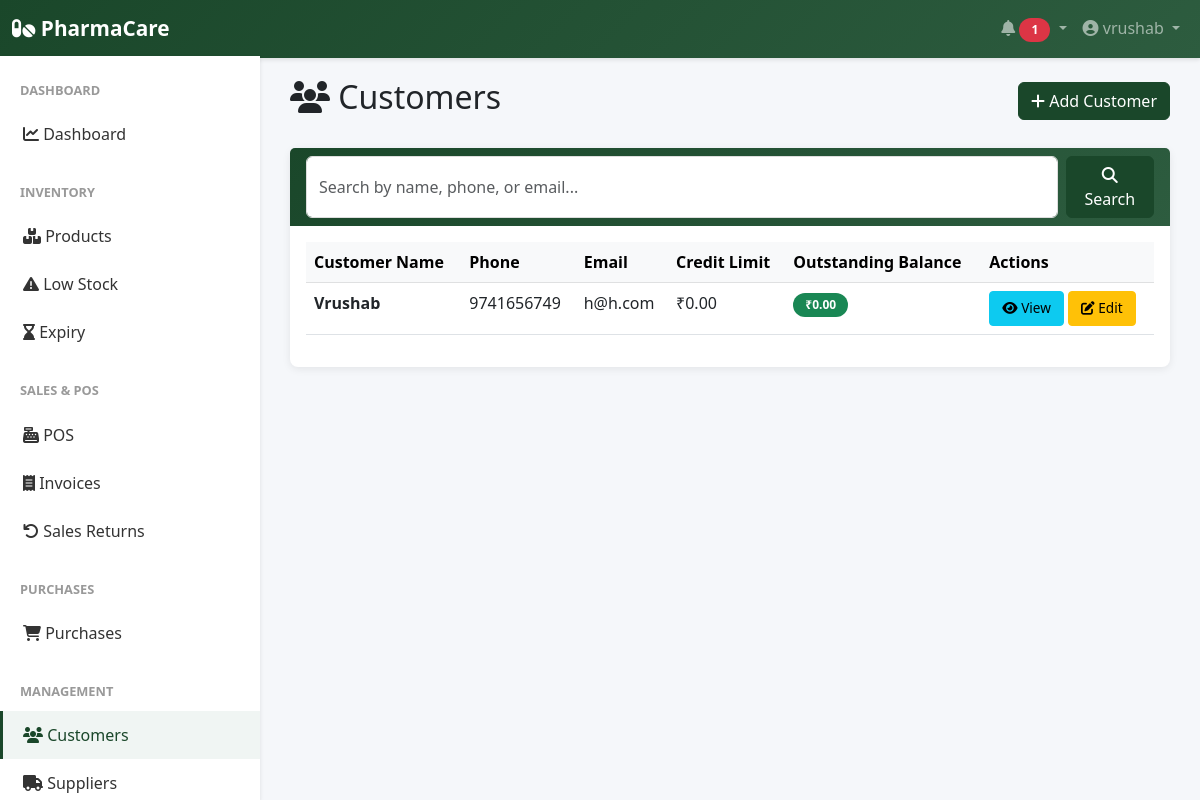
The page /customers/ (signed in) on the database its author committed.
### app/models.py (models this page shows, shortened)
class User(UserMixin, db.Model):
    __tablename__ = 'user'
    id = db.Column(db.Integer, primary_key=True)
    company_id = db.Column(db.Integer, db.ForeignKey('company.id'), nullable=False, unique=True)
    username = db.Column(db.String(255), unique=True, nullable=False)
    password_hash = db.Column(db.String(255), nullable=False)
    is_active = db.Column(db.Boolean, default=True)
    last_login = db.Column(db.DateTime)
    created_date = db.Column(db.DateTime, default=datetime.utcnow)
    updated_date = db.Column(db.DateTime, default=datetime.utcnow, onupdate=datetime.utcnow)
    company = db.relationship('Company', back_populates='user')

class Customer(db.Model):
    __tablename__ = 'customer'
    id = db.Column(db.Integer, primary_key=True)
    company_id = db.Column(db.Integer, db.ForeignKey('company.id'), nullable=False)
    customer_name = db.Column(db.String(255), nullable=False)
    phone = db.Column(db.String(20), unique=True, nullable=False)
    email = db.Column(db.String(255), unique=True)
    address = db.Column(db.String(500))
    gst_number = db.Column(db.String(50))
    credit_limit = db.Column(db.Float, default=0)
    current_balance = db.Column(db.Float, default=0)
    created_date = db.Column(db.DateTime, default=datetime.utcnow)
    updated_date = db.Column(db.DateTime, default=datetime.utcnow, onupdate=datetime.utcnow)
    is_active = db.Column(db.Boolean, default=True)
    company = db.relationship('Company', back_populates='customers')
    sales = db.relationship('Sale', back_populates='customer')

### app/routes/customers.py (the view, shortened to what this page needs)
@customers_bp.route('/')
@login_required
def customers_list():
    company_id = current_user.company_id
    page = request.args.get('page', 1, type=int)
    search = request.args.get('search', '')
    query = Customer.query.filter(
        and_(Customer.company_id == company_id, Customer.is_active == True)
    )
    customers = query.order_by(Customer.customer_name).paginate(page=page, per_page=20)
    return render_template('customers/customers_list.html', customers=customers, search=search)

### app/templates/customers/customers_list.html (shortened to what this page needs)
{% extends "base.html" %}
{% block content %}
<div class="d-flex justify-content-between align-items-center mb-4">
    <h2><i class="fas fa-users"></i> Customers</h2>
    <a href="{{ url_for('customers.add_customer') }}" class="btn btn-primary">
        <i class="fas fa-plus"></i> Add Customer
    </a>
</div>
<div class="card">
    <div class="card-header">
        <form method="get" action="{{ url_for('customers.customers_list') }}" class="d-flex gap-2">
            <input type="text" name="search" class="form-control" placeholder="Search by name, phone, or email..." value="{{ search }}">
            <button type="submit" class="btn btn-primary">
                <i class="fas fa-search"></i> Search
            </button>
        </form>
    </div>
    <div class="card-body">
        {% if customers.items %}
        <div class="table-responsive">
            <table class="table table-hover">
                <thead class="table-light">
                    <tr>
                        <th>Customer Name</th>
                        <th>Phone</th>
                        <th>Email</th>
                        <th>Credit Limit</th>
                        <th>Outstanding Balance</th>
                        <th>Actions</th>
                    </tr>
                </thead>
                <tbody>
                    {% for customer in customers.items %}
                    <tr>
                        <td><strong>{{ customer.customer_name }}</strong></td>
                        <td>{{ customer.phone }}</td>
                        <td>{{ customer.email or '-' }}</td>
                        <td>₹{{ "%.2f"|format(customer.credit_limit) }}</td>
                        <td>
                            {% if customer.current_balance > 0 %}
                            <span class="badge bg-warning">₹{{ "%.2f"|format(customer.current_balance) }}</span>
                            {% else %}
                            <span class="badge bg-success">₹{{ "%.2f"|format(customer.current_balance) }}</span>
                            {% endif %}
                        </td>
                        <td>
                            <a href="{{ url_for('customers.customer_detail', customer_id=customer.id) }}" class="btn btn-sm btn-info">
                                <i class="fas fa-eye"></i> View
                            </a>
                            <a href="{{ url_for('customers.edit_customer', customer_id=customer.id) }}" class="btn btn-sm btn-warning">
                                <i class="fas fa-edit"></i> Edit
                            </a>
                        </td>
                    </tr>
                    {% endfor %}
                </tbody>
            </table>
        </div>
        {% else %}
        <div class="alert alert-info">
            <i class="fas fa-info-circle"></i> No customers found. <a href="{{ url_for('customers.add_customer') }}">Add a new customer</a>
        </div>
        {% endif %}
    </div>
</div>
{% endblock %}

### app/templates/base.html (shortened to what this page needs)
<!DOCTYPE html>
<html lang="en">
<head>
    <link href="https://cdn.jsdelivr.net/npm/bootstrap@5.3.0/dist/css/bootstrap.min.css" rel="stylesheet">
    <link rel="stylesheet" href="https://cdnjs.cloudflare.com/ajax/libs/font-awesome/6.4.0/css/all.min.css">
</head>
<body>
    <nav class="navbar navbar-expand-lg navbar-dark">
        <div class="container-fluid">
            <a class="navbar-brand" href="{{ url_for('dashboard.dashboard') }}">
                <i class="fas fa-pills"></i> PharmaCare
            </a>
            <div class="collapse navbar-collapse" id="navbarNav">
                <ul class="navbar-nav ms-auto">
                    {% if current_user.is_authenticated %}
                    <li class="nav-item dropdown">
                        <a class="nav-link dropdown-toggle" href="#" id="alertsDropdown" role="button" data-bs-toggle="dropdown">
                            <i class="fas fa-bell"></i>
                            <span id="alert-badge" class="badge bg-danger" style="display:none;">0</span>
                        </a>
                    </li>
                    <li class="nav-item dropdown">
                        <a class="nav-link dropdown-toggle" href="#" id="userDropdown" role="button" data-bs-toggle="dropdown">
                            <i class="fas fa-user-circle"></i> {{ current_user.username }}
                        </a>
                    </li>
                    {% endif %}
                </ul>
            </div>
        </div>
    </nav>
    {% if current_user.is_authenticated %}
    <div class="sidebar">
        <nav class="nav flex-column">
            <div class="nav-section-title">Dashboard</div>
            <a class="nav-link {% if request.endpoint == 'dashboard.dashboard' %}active{% endif %}" href="{{ url_for('dashboard.dashboard') }}">
                <i class="fas fa-chart-line"></i> Dashboard
            </a>
            <div class="nav-section-title">Inventory</div>
            <a class="nav-link {% if 'inventory' in request.path %}active{% endif %}" href="{{ url_for('inventory.products_list') }}">
                <i class="fas fa-boxes"></i> Products
            </a>
            <a class="nav-link {% if request.endpoint == 'inventory.low_stock_report' %}active{% endif %}" href="{{ url_for('inventory.low_stock_report') }}">
                <i class="fas fa-exclamation-triangle"></i> Low Stock
            </a>
            <a class="nav-link {% if request.endpoint == 'inventory.expiry_report' %}active{% endif %}" href="{{ url_for('inventory.expiry_report') }}">
                <i class="fas fa-hourglass-end"></i> Expiry
            </a>
            <div class="nav-section-title">Sales & POS</div>
            <a class="nav-link {% if request.endpoint == 'sales.pos' %}active{% endif %}" href="{{ url_for('sales.pos') }}">
                <i class="fas fa-cash-register"></i> POS
            </a>
            <a class="nav-link {% if 'invoices' in request.path %}active{% endif %}" href="{{ url_for('sales.invoices_list') }}">
                <i class="fas fa-receipt"></i> Invoices
            </a>
            <a class="nav-link {% if request.endpoint == 'sales.sales_returns_list' %}active{% endif %}" href="{{ url_for('sales.sales_returns_list') }}">
                <i class="fas fa-undo"></i> Sales Returns
            </a>
            <div class="nav-section-title">Purchases</div>
            <a class="nav-link {% if 'purchases' in request.path %}active{% endif %}" href="{{ url_for('purchases.purchases_list') }}">
                <i class="fas fa-shopping-cart"></i> Purchases
            </a>
            <div class="nav-section-title">Management</div>
            <a class="nav-link {% if 'customers' in request.path %}active{% endif %}" href="{{ url_for('customers.customers_list') }}">
                <i class="fas fa-users"></i> Customers
            </a>
            <a class="nav-link {% if 'suppliers' in request.path %}active{% endif %}" href="{{ url_for('suppliers.suppliers_list') }}">
                <i class="fas fa-truck"></i> Suppliers
            </a>
        </nav>
    </div>
    {% endif %}
    <div class="{% if current_user.is_authenticated %}main-content{% else %}container mt-5{% endif %}">
        {% block content %}{% endblock %}
    </div>
</body>
</html>

### app/templates/base.html (style rules this page uses)
:root { --primary-color: #1a472a; --secondary-color: #2d5c3f; --danger-color: #dc3545; --success-color: #28a745; --warning-color: #ffc107; --info-color: #17a2b8; }
body { font-family: 'Segoe UI', Tahoma, Geneva, Verdana, sans-serif; background-color: #f5f7fa; }
.navbar { background: linear-gradient(135deg, var(--primary-color), var(--secondary-color)); box-shadow: 0 2px 4px rgba(0,0,0,0.1); }
.navbar-brand { font-weight: 600; font-size: 1.3rem; }
.sidebar { background: white; box-shadow: 0 2px 4px rgba(0,0,0,0.1); position: fixed; left: 0; top: 56px; bottom: 0; width: 260px; overflow-y: auto; z-index: 100; }
.main-content { margin-left: 260px; padding: 30px; padding-top: 20px; }
.sidebar .nav-link { color: #333; padding: 12px 20px; border-left: 3px solid transparent; transition: all 0.3s ease; }
.sidebar .nav-link.active { background-color: #f0f5f3; border-left-color: var(--primary-color); color: var(--primary-color); font-weight: 500; }
.sidebar .nav-section-title { font-size: 0.8rem; font-weight: 600; color: #999; text-transform: uppercase; padding: 15px 20px 10px; margin-top: 10px; }
.card { border: none; box-shadow: 0 2px 8px rgba(0,0,0,0.08); border-radius: 8px; }
.card-header { background: linear-gradient(135deg, var(--primary-color), var(--secondary-color)); color: white; border: none; font-weight: 600; }
.btn-primary { background-color: var(--primary-color); border-color: var(--primary-color); }
.badge { padding: 6px 12px; border-radius: 20px; }
.form-control, .form-select { border: 1px solid #ddd; border-radius: 6px; padding: 10px 12px; }
.btn-sm { padding: 6px 12px; font-size: 0.85rem; }

### rows shown on the page
User: username "vrushab"
Customer: customer_name "Vrushab", phone "9741656749", email "h@h.com", credit_limit "0.00", current_balance "0.00"
